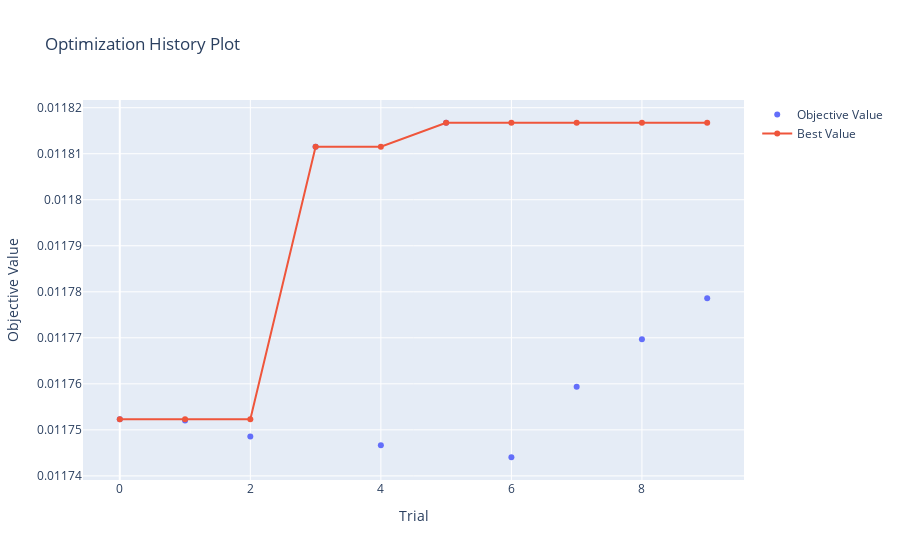

The notebook cell saved with this chart:
### Code cell
op.visualization.plot_optimization_history(study)

### Figure 1 — Plotly figure (JSON) as saved in the notebook; plotly's stock layout.template omitted (floating-point values rounded to 4 significant figures)
{"data": [{"mode": "markers", "name": "Objective Value", "x": [0, 1, 2, 3, 4, 5, 6, 7, 8, 9], "y": [0.01175, 0.01175, 0.01175, 0.01181, 0.01175, 0.01182, 0.01174, 0.01176, 0.01177, 0.01178], "type": "scatter"}, {"name": "Best Value", "x": [0, 1, 2, 3, 4, 5, 6, 7, 8, 9], "y": [0.01175, 0.01175, 0.01175, 0.01181, 0.01181, 0.01182, 0.01182, 0.01182, 0.01182, 0.01182], "type": "scatter"}], "layout": {"title": {"text": "Optimization History Plot"}, "xaxis": {"title": {"text": "Trial"}}, "yaxis": {"title": {"text": "Objective Value"}}}}
